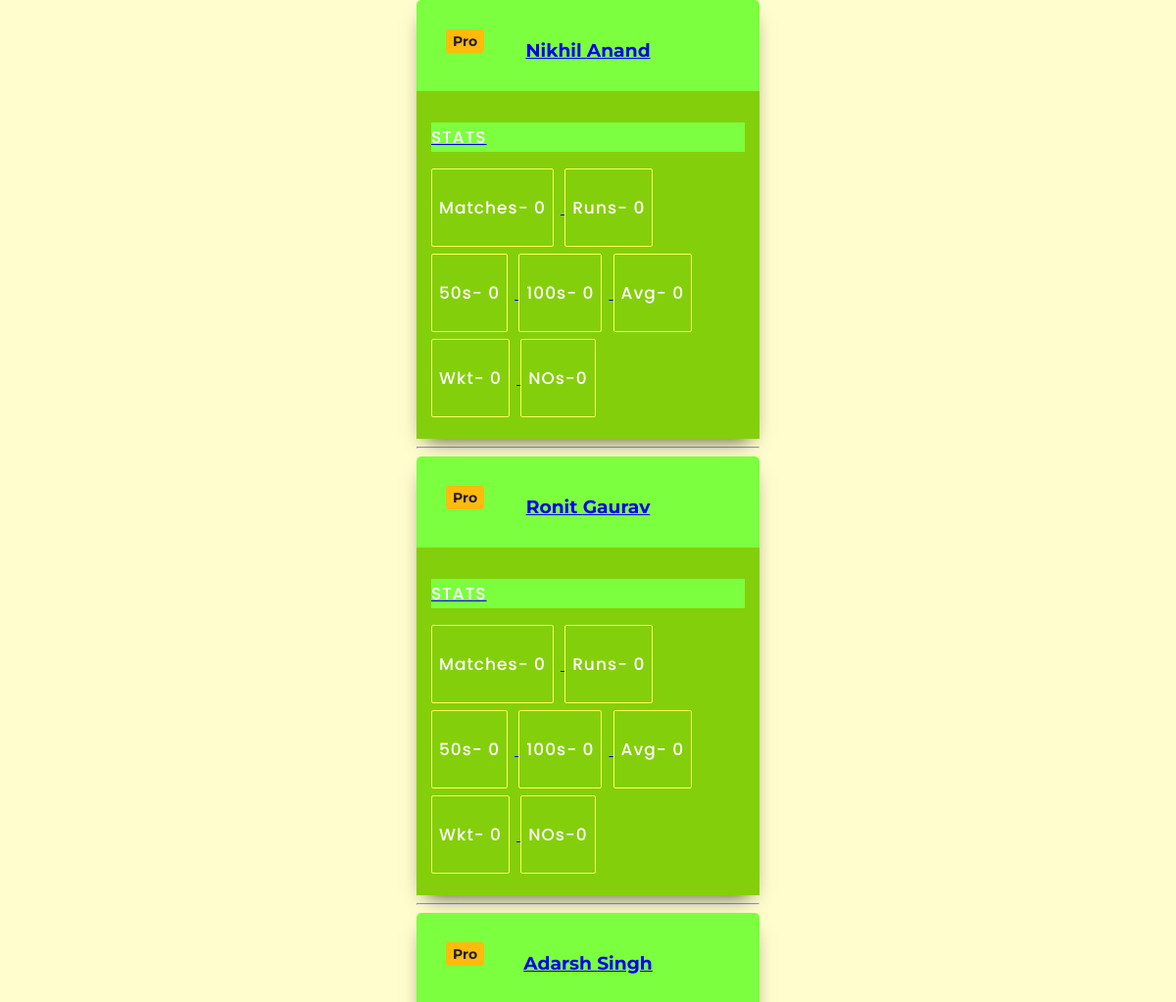
The app's page / (upper part), older data.
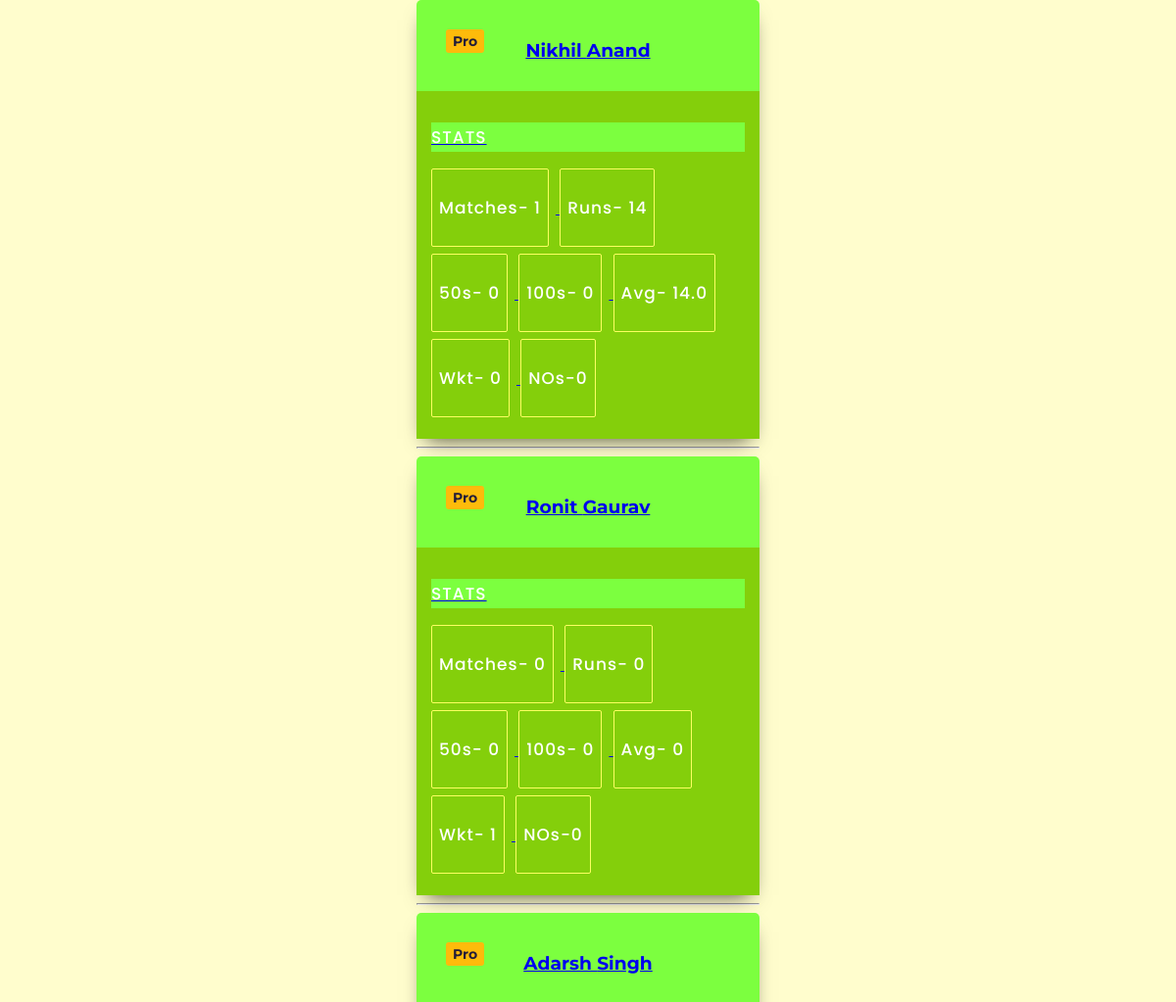
The same page, newer data.
### Matches/models.py (models this page shows, shortened)
class Player(models.Model):
    first_name = models.CharField(max_length=30)
    last_name = models.CharField(max_length=30)
    runs = models.IntegerField(default=0)
    fifties = models.IntegerField(default=0)
    hundreds = models.IntegerField(default=0)
    wickets = models.IntegerField(default=0)
    matches = models.IntegerField(default=0)
    notouts = models.IntegerField(default=0)
    def average(self):
        if self.matches==0:
            return 0
        if self.matches-self.notouts<=0:
            return self.runs
        return round(self.runs/(self.matches-self.notouts),2)

### Matches/views.py (the view)
# urls.py: path('',views.index,name='home'),
def index(request):
    players = Player.objects.all().order_by('-matches','-runs')
    context = {'players':players}
    return render(request,'index.html',context)

### templates/index.html (shortened to what this page needs)
{% load static %}
<!DOCTYPE html>
<html lang="en">
	<head>
		<link rel="stylesheet" href="{% static 'styles.css' %}">
	</head>
    <body>
    <div>
            {% for player in players %}
                <div class="card-container">
                <a href="{% url 'show' pk=player.pk %}">
                    <span class="pro">Pro</span>
                    <h3>{{ player.first_name }} {{ player.last_name }}</h3>
                    <div class="skills" style="color: #7cff3f">
                        <h6  style="color: #ecedf3"><p>STATS</p></h6>
                        <ul>
                            <li style="color: #ecedf3" ><p>Matches- {{ player.matches }}</p></li>
                            <li style="color: #ecedf3"><p>Runs- {{ player.runs }}</p></li>
                            <li style="color: #ecedf3"><p>50s- {{ player.fifties }}</p></li>
                            <li style="color: #ecedf3"><p>100s- {{ player.hundreds }}</p></li>
                            <li style="color: #ecedf3"><p>Avg- {{ player.average }}</p></li>
                            <li style="color: #ecedf3"><p>Wkt- {{ player.wickets }}</p></li>
                            <li style="color: #ecedf3"><p>NOs-{{ player.notouts }}</p></li>
                        </ul>
                    </div>
                     </a>
                </div>
                <hr>
            {% endfor %}
    </body>
</html>

Row changes from the older to the newer data that the page shows:
changed Player "Nikhil": matches "0" → "1"; runs "0" → "14"; average "0" → "14.0"
changed Player "Ronit": wickets "0" → "1"
